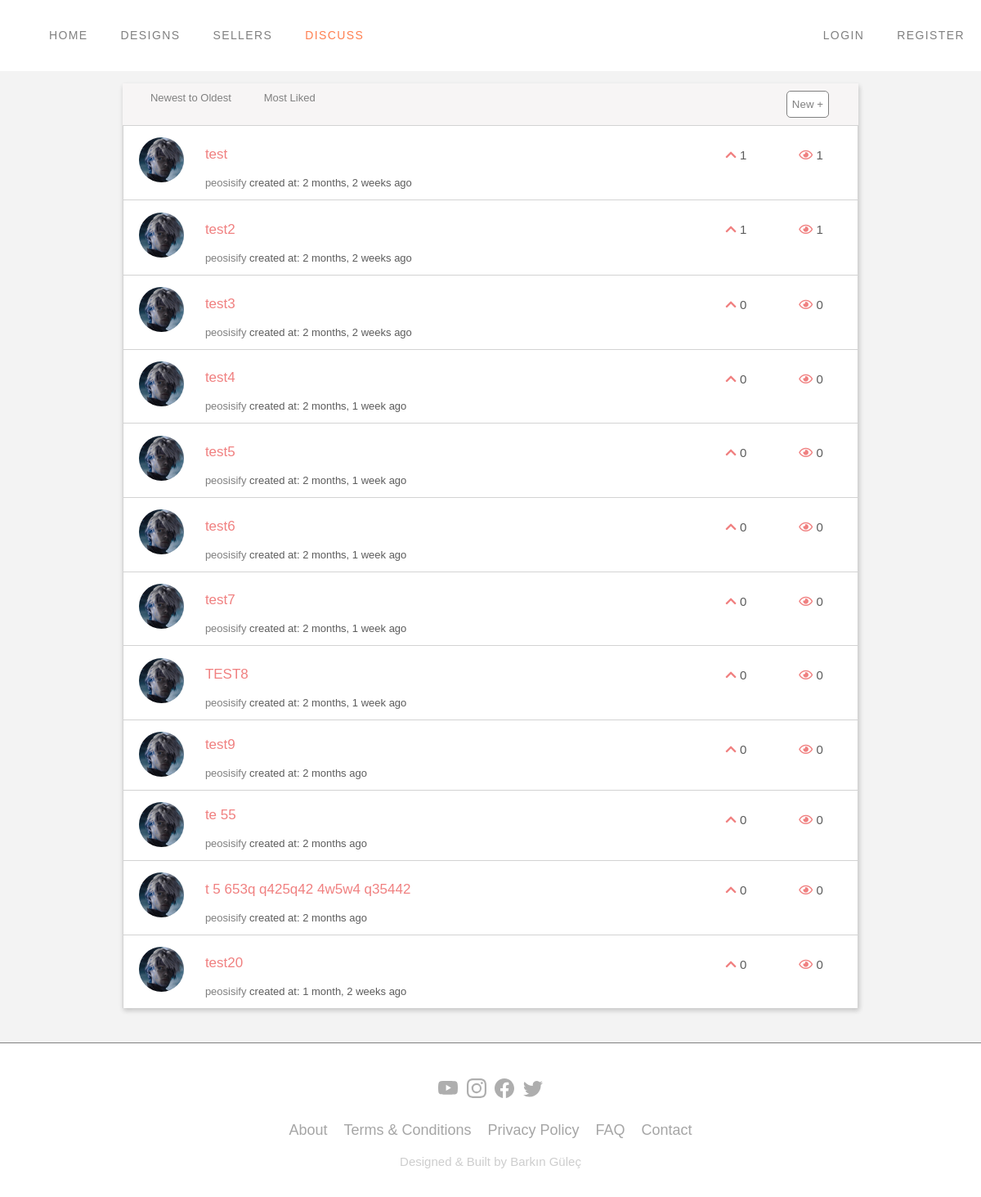
/discuss/, run on the app's committed database.
### discussion/models.py (models this page shows, shortened)
class Discuss(models.Model):
    author = models.ForeignKey(Profile, null = True, on_delete = models.CASCADE)
    name = models.CharField(max_length=100, unique = True)
    favorites = models.ManyToManyField(User, blank = True, related_name="favorite_discuss")
    likes = models.ManyToManyField(User, blank = True, related_name="liked_discuss")
    description = models.TextField(blank = True, null = True)
    image = models.ImageField(upload_to ="discuss/%Y/%m/%d", default = "images/default.png", blank = True, null = True)
    date = models.DateTimeField(auto_now = True)

### pages/models.py (models this page shows)
class Profile(models.Model):
    user = models.OneToOneField(User, null = True, on_delete = models.CASCADE)
    username = models.CharField(null = True, max_length=50)
    pw = models.CharField(null = True, max_length=50)
    first_name = models.CharField(null = True, blank = True, max_length = 100)
    last_name = models.CharField(null = True, blank = True, max_length = 100)
    description = models.TextField(blank=True)
    image = models.ImageField(default="images/default.png",upload_to="profiles/%Y/%m/%d/")
    thumbnail = models.ImageField(default="/images/thumbnail.png",upload_to="profiles/%Y/%m/%d/")
    facebook = models.URLField(max_length=100, null = True, blank=True)
    twitter = models.URLField(max_length=100, null = True, blank=True)
    instagram = models.URLField(max_length=100, null = True, blank=True)
    youtube = models.URLField(max_length=100, null = True, blank=True)
    is_seller = models.BooleanField(default = False)
    followers = models.ManyToManyField("Follow")
    def __str__(self):
        return str(self.username)

### discussion/views.py (the view)
# urls.py: path('', discuss_list, name="discuss_list"),
def discuss_list(request):
    current_user = request.user
    posts = Discuss.objects.all()
    total_like_list = {}
    for post in posts:
        singlePost = Discuss.objects.get(id = post.id)
        total_like = singlePost.likes.all().count()
        total_like_list[post] = total_like
    if request.GET.get('newest_to_oldest') == 'Newest to Oldest':
        posts = posts.order_by('-date')
    if request.GET.get('most_liked') == 'Most Liked':
        posts = Discuss.objects.annotate(l_count = Count('likes')).order_by('-l_count')
    add_post = None
    if request.method == "POST":
        form = AddPostForm(request.POST)
        if form.is_valid():
            add_post = form.save(commit=False)
            add_post.author = Profile.objects.get(id = current_user.id)
            add_post.save()
            return redirect(add_post)
    else:
        form = AddPostForm()
    context = {
        'posts': posts,
        'total_like_list': total_like_list,
        'form': form,
        'add_post': add_post,
    }
    return render(request, 'discussion.html', context)

### discussion/forms.py
class AddPostForm(forms.ModelForm):
    name = forms.CharField(widget = forms.TextInput(attrs={
        'class': 'add-post-title',
        'placeholder': 'Enter post title',
        }))
    description = forms.CharField(widget = forms.Textarea(attrs={
        'class': 'add-post-desc',
        'placeholder': 'Enter your post',
        }))
    class Meta():
        model = Discuss
        fields = ['name', 'description']

### discussion/views.py (called while the page is built)
@register.filter('get_value_from_dict')
def get_value_from_dict(dict_data, key):
    if key:
        return dict_data.get(key)

### templates/discussion.html (shortened to what this page needs)
{% extends 'partials/_base.html' %}
{% load static %}
{% block content %}
<section class="discussion box-shadow">
    <div class="discuss-nav flex">
        <form method="get" action="{% url 'discuss_list' %}" class="discuss-order-by">
            <input type="submit" value="Newest to Oldest" name="newest_to_oldest" class="discuss-button {% if 'newest_to_oldest' in request.build_absolute_uri %}discuss-button-active{% endif %}" />
            <input type="submit" value="Most Liked" name="most_liked" class="discuss-button {% if 'most_liked' in request.build_absolute_uri %}discuss-button-active{% endif %}" />
        </form>
        <button class="new-button" onclick="showHideForm()">New +</button>
    </div>
    <div>
        {% for post in posts %}
        <div class="single-post flex">
            <a class="post-image-a" href="{% url 'show_profile_page' post.author.id post.author.username %}"><img src="{{post.author.image.url}}" class="post-image" /></a>
            <div class="single-discussion">
                <a href="{% url 'post_detail' post.id post.name %}"><p class="post-name">{{post.name}}</p></a>
                <p class="post-info"><a href="{% url 'show_profile_page' post.author.id post.author.username %}" class="post-author">{{post.author}}</a> created at: <span>{{post.date | timesince}} ago</span></p>
            </div>
            <p class="post-like"><i class="fas fa-chevron-up lightcoral discuss-like"></i>{{total_like_list|get_value_from_dict:post}}</p>
            <p class="post-view"><i class="far fa-eye lightcoral discuss-view"></i>{{total_like_list|get_value_from_dict:post}}</p>
        </div>
        {% endfor %}
    </div>
</section>
{% endblock %}

### templates/partials/_base.html (shortened to what this page needs)
﻿{% load static %}
<!DOCTYPE html>
<html lang="en" xmlns="http://www.w3.org/1999/xhtml">
<head>
    <link rel="stylesheet" href="{% static 'css/font-awesome.css' %}">
    <link rel="stylesheet" href="{% static 'css/style.css' %}">
    <link rel="stylesheet" href="https://use.fontawesome.com/releases/v5.8.2/css/all.css">
</head>
<body>
    {% include 'partials/_navbar.html' %}
    {% block content %}
    {% endblock %}
    {% include 'partials/_footer.html' %}
</body>
</html>

### templates/partials/_navbar.html (shortened to what this page needs)
﻿{% load static %}
<div id="{% if '/' == request.path %}nav{% endif %}" class="nav {% if '/' == request.path %} transparent {% endif %}">
    <nav class="navbar">
        <ul class="nav-list firstnavlist">
            <li class="nav-item"><a class="nav-item-a {% if '/' == request.path %} activepage {% endif %}" href="{% url 'index' %}">Home</a></li>
            <li class="nav-item"><a class="nav-item-a {% if 'designs' in request.path %} activepage {% endif %}" href="{% url 'designs' %}">Designs</a></li>
            <li class="nav-item"><a class="nav-item-a {% if 'sellers' in request.path %} activepage {% endif %}" href="{% url 'sellers' %}">Sellers</a></li>
            <li class="nav-item"><a class="nav-item-a {% if 'discuss' in request.path %} activepage {% endif %}" href="{% url 'discuss_list' %}">Discuss</a></li>
        </ul>
        <ul class="nav-list secondnavlist">
            {% if user.is_authenticated %}
            <li class="nav-item"><a class="nav-item-a navbaracc {% if user.username in request.path %} activepage {% endif %}" href="{% url 'show_profile_page' user.id user.username %}">{{user.username}}</a></li>
            <li class="nav-item">
                <a class="nav-item-a" href="javascript:{document.getElementById('logout').submit()}"><span class="logout-icon"><i class="fa fa-sign-out op0"></i></span></a>
                <form action="{% url 'logout' %}" method="POST" id="logout">
                    {% csrf_token %}
                    <input type="hidden">
                </form>
            </li>
            {% else %}
            <li class="nav-item"><a class="nav-item-a {% if 'login' in request.path %} activepage {% endif %}" href="{% url 'login' %}">Login</a></li>
            <li class="nav-item"><a class="nav-item-a {% if 'register' in request.path %} activepage {% endif %}" href="{% url 'register' %}">Register</a></li>
            {% endif %}
        </ul>
    </nav>
</div>

### templates/partials/_footer.html
﻿{% load static %}
<div class="footer {% if '/' == request.path %} home-footer {% endif %}">
    <footer>
        <div class="socialdiv">
            <i><a href=""><svg class="footer-social yt" xmlns="{% static 'http://www.w3.org/2000/svg' %}" viewBox="0 0 16 16"> <path d="M8.051 1.999h.089c.822.003 4.987.033 6.11.335a2.01 2.01 0 0 1 1.415 1.42c.101.38.172.883.22 1.402l.01.104.022.26.008.104c.065.914.073 1.77.074 1.957v.075c-.001.194-.01 1.108-.082 2.06l-.008.105-.009.104c-.05.572-.124 1.14-.235 1.558a2.007 2.007 0 0 1-1.415 1.42c-1.16.312-5.569.334-6.18.335h-.142c-.309 0-1.587-.006-2.927-.052l-.17-.006-.087-.004-.171-.007-.171-.007c-1.11-.049-2.167-.128-2.654-.26a2.007 2.007 0 0 1-1.415-1.419c-.111-.417-.185-.986-.235-1.558L.09 9.82l-.008-.104A31.4 31.4 0 0 1 0 7.68v-.123c.002-.215.01-.958.064-1.778l.007-.103.003-.052.008-.104.022-.26.01-.104c.048-.519.119-1.023.22-1.402a2.007 2.007 0 0 1 1.415-1.42c.487-.13 1.544-.21 2.654-.26l.17-.007.172-.006.086-.003.171-.007A99.788 99.788 0 0 1 7.858 2h.193zM6.4 5.209v4.818l4.157-2.408L6.4 5.209z"></path> </svg></a></i>
            <i><a href=""><svg class="footer-social ig" xmlns="{% static 'http://www.w3.org/2000/svg' %}" viewBox="0 0 16 16"> <path d="M8 0C5.829 0 5.556.01 4.703.048 3.85.088 3.269.222 2.76.42a3.917 3.917 0 0 0-1.417.923A3.927 3.927 0 0 0 .42 2.76C.222 3.268.087 3.85.048 4.7.01 5.555 0 5.827 0 8.001c0 2.172.01 2.444.048 3.297.04.852.174 1.433.372 1.942.205.526.478.972.923 1.417.444.445.89.719 1.416.923.51.198 1.09.333 1.942.372C5.555 15.99 5.827 16 8 16s2.444-.01 3.298-.048c.851-.04 1.434-.174 1.943-.372a3.916 3.916 0 0 0 1.416-.923c.445-.445.718-.891.923-1.417.197-.509.332-1.09.372-1.942C15.99 10.445 16 10.173 16 8s-.01-2.445-.048-3.299c-.04-.851-.175-1.433-.372-1.941a3.926 3.926 0 0 0-.923-1.417A3.911 3.911 0 0 0 13.24.42c-.51-.198-1.092-.333-1.943-.372C10.443.01 10.172 0 7.998 0h.003zm-.717 1.442h.718c2.136 0 2.389.007 3.232.046.78.035 1.204.166 1.486.275.373.145.64.319.92.599.28.28.453.546.598.92.11.281.24.705.275 1.485.039.843.047 1.096.047 3.231s-.008 2.389-.047 3.232c-.035.78-.166 1.203-.275 1.485a2.47 2.47 0 0 1-.599.919c-.28.28-.546.453-.92.598-.28.11-.704.24-1.485.276-.843.038-1.096.047-3.232.047s-2.39-.009-3.233-.047c-.78-.036-1.203-.166-1.485-.276a2.478 2.478 0 0 1-.92-.598 2.48 2.48 0 0 1-.6-.92c-.109-.281-.24-.705-.275-1.485-.038-.843-.046-1.096-.046-3.233 0-2.136.008-2.388.046-3.231.036-.78.166-1.204.276-1.486.145-.373.319-.64.599-.92.28-.28.546-.453.92-.598.282-.11.705-.24 1.485-.276.738-.034 1.024-.044 2.515-.045v.002zm4.988 1.328a.96.96 0 1 0 0 1.92.96.96 0 0 0 0-1.92zm-4.27 1.122a4.109 4.109 0 1 0 0 8.217 4.109 4.109 0 0 0 0-8.217zm0 1.441a2.667 2.667 0 1 1 0 5.334 2.667 2.667 0 0 1 0-5.334z" /> </svg></a></i>
            <i><a href=""><svg class="footer-social fb" xmlns="{% static 'http://www.w3.org/2000/svg' %}" viewBox="0 0 16 16"> <path d="M16 8.049c0-4.446-3.582-8.05-8-8.05C3.58 0-.002 3.603-.002 8.05c0 4.017 2.926 7.347 6.75 7.951v-5.625h-2.03V8.05H6.75V6.275c0-2.017 1.195-3.131 3.022-3.131.876 0 1.791.157 1.791.157v1.98h-1.009c-.993 0-1.303.621-1.303 1.258v1.51h2.218l-.354 2.326H9.25V16c3.824-.604 6.75-3.934 6.75-7.951z" /> </svg></a></i>
            <i><a href=""><svg class="footer-social tw" xmlns="{% static 'http://www.w3.org/2000/svg' %}" viewBox="0 0 16 16"> <path d="M5.026 15c6.038 0 9.341-5.003 9.341-9.334 0-.14 0-.282-.006-.422A6.685 6.685 0 0 0 16 3.542a6.658 6.658 0 0 1-1.889.518 3.301 3.301 0 0 0 1.447-1.817 6.533 6.533 0 0 1-2.087.793A3.286 3.286 0 0 0 7.875 6.03a9.325 9.325 0 0 1-6.767-3.429 3.289 3.289 0 0 0 1.018 4.382A3.323 3.323 0 0 1 .64 6.575v.045a3.288 3.288 0 0 0 2.632 3.218 3.203 3.203 0 0 1-.865.115 3.23 3.23 0 0 1-.614-.057 3.283 3.283 0 0 0 3.067 2.277A6.588 6.588 0 0 1 .78 13.58a6.32 6.32 0 0 1-.78-.045A9.344 9.344 0 0 0 5.026 15z" /> </svg></a></i>
        </div>
        <ul class="footer-list">
            <li><a href="{% url 'about' %}">About</a></li>
            <li><a href="{% url 'terms_n_conditions' %}">Terms & Conditions</a></li>
            <li><a href="{% url 'privacy_policy' %}">Privacy Policy</a></li>
            <li><a href="{% url 'faq' %}">FAQ</a></li>
            <li><a href="{% url 'contact' %}">Contact</a></li>
        </ul>
        <div class="footer-text"><p>Designed & Built by Barkın Güleç</p></div>
    </footer>
</div>

### static/css/style.css (style rules this page uses)
*, *::before, *::after { box-sizing: border-box; }
html, body { margin: 0; padding: 0; height: 100%; font-family: "Barlow", sans-serif; background-color: #F7F7F7; background-color: #f3f3f3; }
p { font-size: 15px; color: #5C5C5C; }
a { text-decoration: none; }
ul { list-style-type: none; }
.flex { display: flex; }
.lightcoral { color: lightcoral; fill: lightcoral; }
.box-shadow { box-shadow: 1px 3px 6px rgba(0,0,0,0.10), 1px 3px 6px rgba(0,0,0,0.10); }
.nav { margin-top: -19px; display: grid; position: fixed; background-color: #EFEFEF; background-color: white; width: 100%; align-items: center; z-index: 1999; }
.navbar { justify-content: center; display: flex; width: 100%; align-items: center; }
.nav-list { display: flex; flex-wrap: nowrap; position: relative; }
.nav-item { display: flex; padding: 20px; font-size: 18px; }
.nav-item-a { text-decoration: none; letter-spacing: 0.1em; font-size: 14px; font-weight: 400; text-transform: uppercase; color: gray; transition: .2s ease-in-out; }
.firstnavlist { justify-content: flex-start; margin-right: auto; }
.activepage { color: coral; fill: coral; }
.footer { padding: 40px 0 20px; background-color: white; border-top: 1px solid gray; }
.footer ul { padding: 0; list-style: none; text-align: center; font-size: 18px; line-height: 1.6; margin-bottom: 0; display: flex; justify-content: center; }
.footer li { padding: 0 10px; }
.footer ul a { color: inherit; text-decoration: none; opacity: 0.7; color: gray; transition: .3s; }
.socialdiv { text-align: center; justify-content: center; }
.footer-social { width: 30px; height: 30px; display: inline-block; text-align: center; fill: rgb(174, 174, 174); transition: .2s; opacity: 1; padding: 3px; }
.footer-text { font-size: 13px; text-align: center; color: black; opacity: .3; }
.discussion { width: 75%; margin: auto; margin-top: 7%; margin-bottom: 2%; background-color: white; }
.single-post { border-top: 1px solid lightgray; border-left: 1px solid lightgray; border-right: 1px solid lightgray; }
.post-image-a { width: 55px; height: 55px; border-radius: 50%; margin-top: 1.5%; margin-left: 2%; }
.post-image { width: 55px; height: 55px; border-radius: 50%; margin-top: 1.5%; margin-left: 2%; }
.post-name { color: lightcoral; margin-top: 10%; font-size: 17px; }
.post-info { margin-top: 0%; font-size: 13px; }
.post-author { text-decoration: none; color: gray; }
.post-like { margin-left: auto; margin-top: 3%; margin-right: 5%; width: 5%; }
.post-view { margin-top: 3%; margin-right: 3%; width: 5%; }
.discuss-like { margin-right: 10%; }
.discuss-view { margin-right: 10%; }
.single-discussion { color: rgb(182, 181, 181); font-size: 13px; margin-left: 3%; }
.discuss-nav { background: rgb(247, 245, 245); padding: 1% 0%; }
.discuss-button { margin-left: 2%; font-size: 13px; text-align: center; cursor: pointer; color: gray; background: none; border: none; }
.discuss-order-by { display:flex; flex-direction: row; }
.discuss-order-by > input { margin-left: 15%; }
.new-button { margin-left: auto; margin-right: 4%; outline: none; text-align: center; cursor: pointer; color:gray; background: white; border: 1px solid gray; border-radius: 5px; transition: .2s ease; }

### data on the page
Discuss: author.image (picture), name "test", author "peosisify", date "2 months, 2 weeks", id "1"
Discuss: author.image (picture), name "test2", author "peosisify", date "2 months, 2 weeks", id "1"
Discuss: author.image (picture), name "test3", author "peosisify", date "2 months, 2 weeks", id "0"
Discuss: author.image (picture), name "test4", author "peosisify", date "2 months, 1 week", id "0"
Discuss: author.image (picture), name "test5", author "peosisify", date "2 months, 1 week", id "0"
Discuss: author.image (picture), name "test6", author "peosisify", date "2 months, 1 week", id "0"
Discuss: author.image (picture), name "test7", author "peosisify", date "2 months, 1 week", id "0"
Discuss: author.image (picture), name "TEST8", author "peosisify", date "2 months, 1 week", id "0"
Discuss: author.image (picture), name "test9", author "peosisify", date "2 months", id "0"
Discuss: author.image (picture), name "te 55", author "peosisify", date "2 months", id "0"
Discuss: author.image (picture), name "t 5 653q q425q42 4w5w4 q35442", author "peosisify", date "2 months", id "0"
Discuss: author.image (picture), name "test20", author "peosisify", date "1 month, 2 weeks", id "0"
